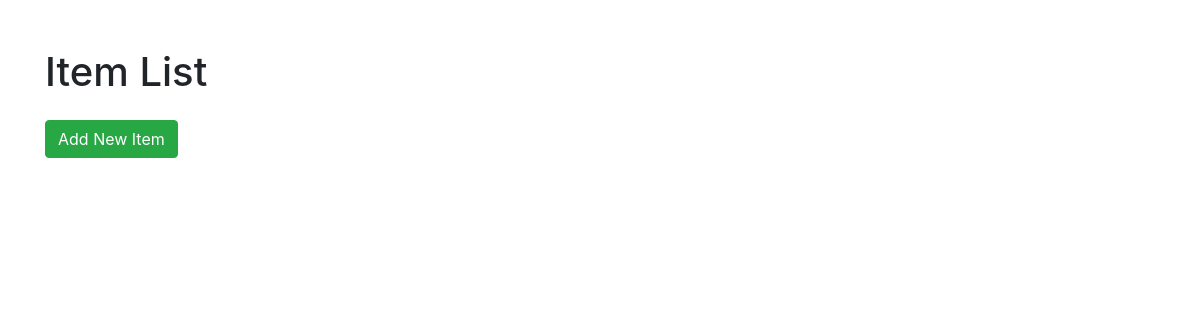
The app's page /, older data.
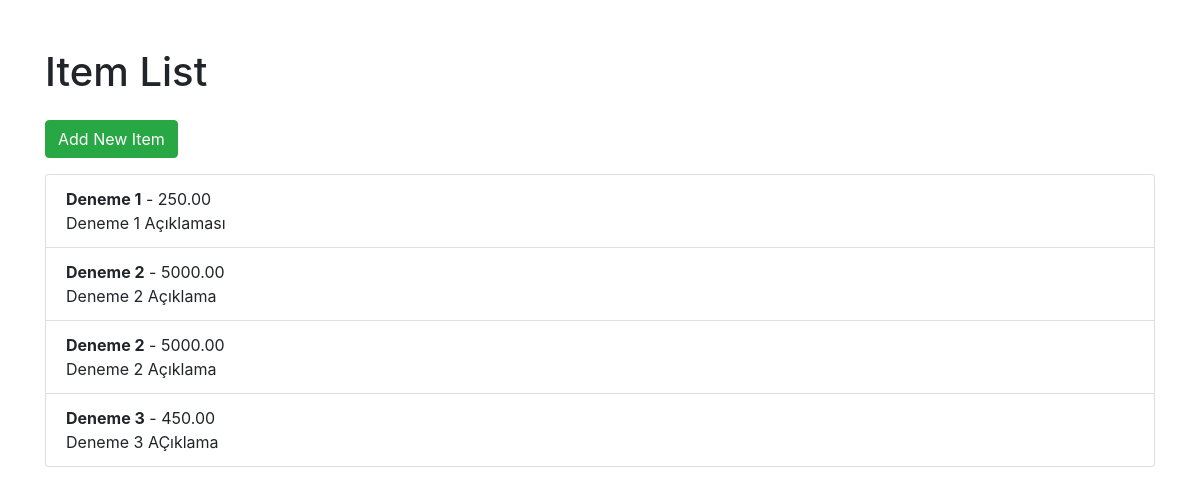
The same page, newer data.
### main/models.py (models this page shows, shortened)
class Item(models.Model):
    name = models.CharField(max_length=100)
    description = models.TextField(blank=True)
    price = models.DecimalField(max_digits=10, decimal_places=2)
    created_at = models.DateTimeField(auto_now_add=True)

### main/views.py (the view)
# urls.py: path('', item_list, name='item_list'),
def item_list(request):
    items = Item.objects.all()
    return render(request, 'item_list.html', {'items': items})

### main/templates/item_list.html (shortened to what this page needs)
<!DOCTYPE html>
<html lang="en">
<head>
    <link rel="stylesheet" href="https://stackpath.bootstrapcdn.com/bootstrap/4.5.2/css/bootstrap.min.css">
</head>
<body>
    <div class="container mt-5">
        <h1 class="mb-4">Item List</h1>
        <a href="{% url 'add_item' %}" class="btn btn-success mb-3">Add New Item</a>
        <ul class="list-group">
            {% for item in items %}
                <li class="list-group-item">
                    <strong>{{ item.name }}</strong> - {{ item.price }} <br>
                    {{ item.description }}
                </li>
            {% endfor %}
        </ul>
    </div>
</body>
</html>

Row changes from the older to the newer data that the page shows:
added Item: name "Deneme 1", price "250.00", description "Deneme 1 Açıklaması"
added Item: name "Deneme 2", price "5000.00", description "Deneme 2 Açıklama"
added Item: name "Deneme 2", price "5000.00", description "Deneme 2 Açıklama"
added Item: name "Deneme 3", price "450.00", description "Deneme 3 AÇıklama"
